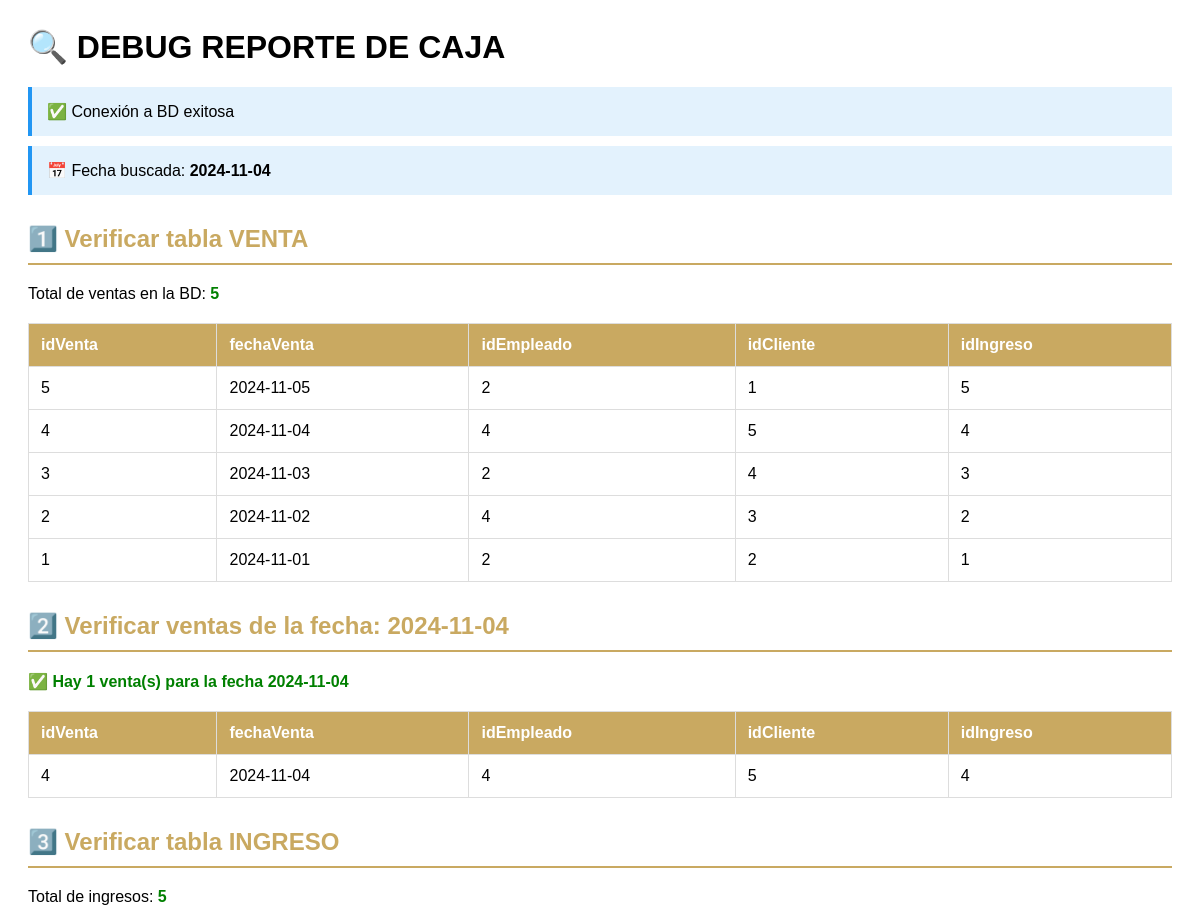
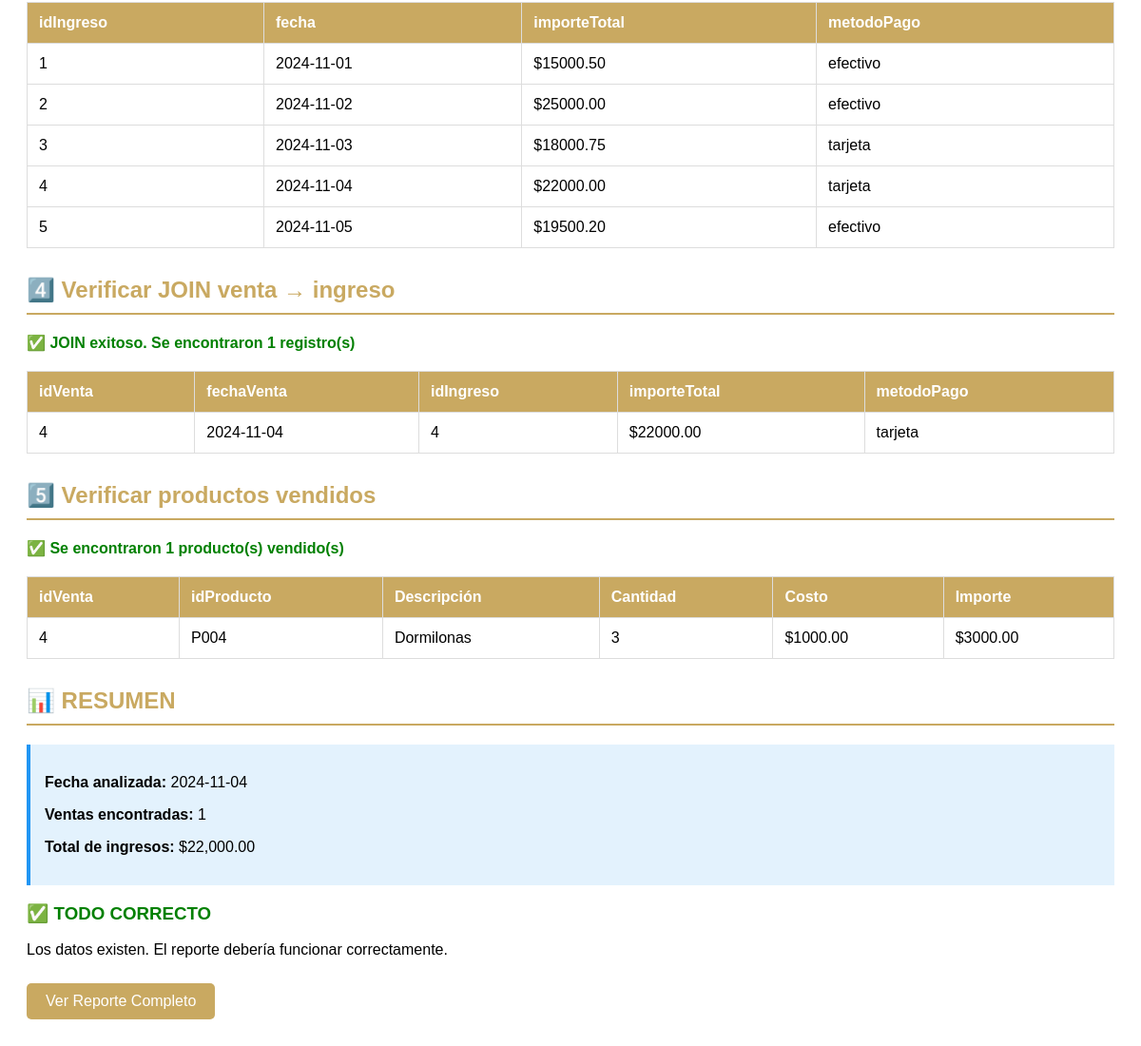
Page /debugReporteCaja.php?fecha=2024-11-04 on the committed database (2 pictures, top to bottom).
### tables this page shows
CREATE TABLE `venta` (
  `idVenta` int(11) NOT NULL AUTO_INCREMENT,
  `fechaVenta` date DEFAULT NULL,
  `idEmpleado` int(11) DEFAULT NULL,
  `idCliente` int(11) DEFAULT NULL,
  `idIngreso` int(11) DEFAULT NULL,
  PRIMARY KEY (`idVenta`),
  KEY `idEmpleado` (`idEmpleado`),
  KEY `idCliente` (`idCliente`),
  KEY `idIngreso` (`idIngreso`),
  CONSTRAINT `venta_ibfk_1` FOREIGN KEY (`idEmpleado`) REFERENCES `empleado` (`idEmpleado`) ON DELETE CASCADE ON UPDATE CASCADE,
  CONSTRAINT `venta_ibfk_2` FOREIGN KEY (`idCliente`) REFERENCES `cliente` (`idCliente`) ON DELETE CASCADE ON UPDATE CASCADE,
  CONSTRAINT `venta_ibfk_3` FOREIGN KEY (`idIngreso`) REFERENCES `ingreso` (`idIngreso`) ON DELETE CASCADE ON UPDATE CASCADE
);

CREATE TABLE `ingreso` (
  `idIngreso` int(11) NOT NULL AUTO_INCREMENT,
  `fecha` date NOT NULL,
  `importeTotal` decimal(10,2) NOT NULL,
  `metodoPago` enum('efectivo','tarjeta') NOT NULL,
  PRIMARY KEY (`idIngreso`)
);

CREATE TABLE `productoventa` (
  `idProductoVenta` bigint(20) NOT NULL AUTO_INCREMENT,
  `idVenta` int(11) DEFAULT NULL,
  `idProducto` varchar(20) DEFAULT NULL,
  `costo` decimal(8,2) NOT NULL,
  `cantidad` int(11) NOT NULL,
  `importe` decimal(8,2) DEFAULT NULL,
  PRIMARY KEY (`idProductoVenta`),
  KEY `idVenta` (`idVenta`),
  KEY `idProducto` (`idProducto`),
  CONSTRAINT `productoventa_ibfk_1` FOREIGN KEY (`idVenta`) REFERENCES `venta` (`idVenta`) ON DELETE CASCADE ON UPDATE CASCADE,
  CONSTRAINT `productoventa_ibfk_2` FOREIGN KEY (`idProducto`) REFERENCES `producto` (`idProducto`) ON DELETE CASCADE ON UPDATE CASCADE
);

CREATE TABLE `producto` (
  `idProducto` varchar(20) NOT NULL,
  `idCategoria` int(11) DEFAULT NULL,
  `rfcProveedor` varchar(13) DEFAULT NULL,
  `stock` int(11) NOT NULL,
  `kilataje` enum('8K','10K','14K','18k') DEFAULT NULL,
  `descripcion` varchar(100) DEFAULT NULL,
  `precioCompra` decimal(8,2) DEFAULT NULL,
  `precioUnitario` decimal(8,2) DEFAULT NULL,
  `gramos` decimal(5,2) DEFAULT NULL,
  PRIMARY KEY (`idProducto`),
  KEY `idCategoria` (`idCategoria`),
  KEY `rfcProveedor` (`rfcProveedor`),
  CONSTRAINT `producto_ibfk_1` FOREIGN KEY (`idCategoria`) REFERENCES `categoria` (`idCategoria`) ON DELETE SET NULL ON UPDATE CASCADE,
  CONSTRAINT `producto_ibfk_2` FOREIGN KEY (`rfcProveedor`) REFERENCES `proveedor` (`rfc`) ON DELETE SET NULL ON UPDATE CASCADE
);

### debugReporteCaja.php (the view, shortened to what this page needs)
<?php
echo "<h1>🔍 DEBUG REPORTE DE CAJA</h1>";
try {
    $pdo = ConexionDB::setConnection();
    echo "<div class='info'>✅ Conexión a BD exitosa</div>";
    $fecha = isset($_GET['fecha']) ? $_GET['fecha'] : date('Y-m-d');
    echo "<div class='info'>📅 Fecha buscada: <strong>$fecha</strong></div>";
    echo "<h2>1️⃣ Verificar tabla VENTA</h2>";
    $stmt = $pdo->query("SELECT COUNT(*) as total FROM venta");
    $totalVentas = $stmt->fetch(PDO::FETCH_ASSOC)['total'];
    echo "<p>Total de ventas en la BD: <span class='success'>$totalVentas</span></p>";
    if ($totalVentas == 0) {
        echo "<p class='error'>❌ NO HAY VENTAS EN LA BASE DE DATOS</p>";
        echo "<p>Necesitas insertar datos de prueba. ¿Quieres que te genere un INSERT?</p>";
    } else {
        $stmt = $pdo->query("SELECT * FROM venta ORDER BY fechaVenta DESC LIMIT 10");
        $ventas = $stmt->fetchAll(PDO::FETCH_ASSOC);
        echo "<table>";
        echo "<thead><tr><th>idVenta</th><th>fechaVenta</th><th>idEmpleado</th><th>idCliente</th><th>idIngreso</th></tr></thead>";
        echo "<tbody>";
        foreach ($ventas as $v) {
            echo "<tr>";
            echo "<td>{$v['idVenta']}</td>";
            echo "<td>{$v['fechaVenta']}</td>";
            echo "<td>{$v['idEmpleado']}</td>";
            echo "<td>{$v['idCliente']}</td>";
            echo "<td>{$v['idIngreso']}</td>";
            echo "</tr>";
        }
        echo "</tbody></table>";
    }
    echo "<h2>2️⃣ Verificar ventas de la fecha: $fecha</h2>";
    $stmt = $pdo->prepare("SELECT COUNT(*) as total FROM venta WHERE DATE(fechaVenta) = ?");
    $stmt->execute([$fecha]);
    $ventasFecha = $stmt->fetch(PDO::FETCH_ASSOC)['total'];
    if ($ventasFecha == 0) {
        echo "<p class='error'>❌ NO HAY VENTAS PARA LA FECHA: $fecha</p>";
        $stmt = $pdo->query("SELECT DISTINCT DATE(fechaVenta) as fecha FROM venta ORDER BY fecha DESC");
        $fechasDisponibles = $stmt->fetchAll(PDO::FETCH_COLUMN);
        if (count($fechasDisponibles) > 0) {
            echo "<p>📅 Fechas disponibles con ventas:</p>";
            echo "<ul>";
            foreach ($fechasDisponibles as $f) {
                echo "<li><a href='?fecha=$f'>$f</a></li>";
            }
            echo "</ul>";
        }
    } else {
        echo "<p class='success'>✅ Hay $ventasFecha venta(s) para la fecha $fecha</p>";
        $stmt = $pdo->prepare("
            SELECT
                v.idVenta,
                v.fechaVenta,
                v.idEmpleado,
                v.idCliente,
                v.idIngreso
            FROM venta v
            WHERE DATE(v.fechaVenta) = ?
        ");
        $stmt->execute([$fecha]);
        $ventas = $stmt->fetchAll(PDO::FETCH_ASSOC);
        echo "<table>";
        echo "<thead><tr><th>idVenta</th><th>fechaVenta</th><th>idEmpleado</th><th>idCliente</th><th>idIngreso</th></tr></thead>";
        echo "<tbody>";
        foreach ($ventas as $v) {
            echo "<tr>";
            echo "<td>{$v['idVenta']}</td>";
            echo "<td>{$v['fechaVenta']}</td>";
            echo "<td>{$v['idEmpleado']}</td>";
            echo "<td>{$v['idCliente']}</td>";
            echo "<td>{$v['idIngreso']}</td>";
            echo "</tr>";
        }
        echo "</tbody></table>";
    }
    echo "<h2>3️⃣ Verificar tabla INGRESO</h2>";
    $stmt = $pdo->query("SELECT COUNT(*) as total FROM ingreso");
    $totalIngresos = $stmt->fetch(PDO::FETCH_ASSOC)['total'];
    echo "<p>Total de ingresos: <span class='success'>$totalIngresos</span></p>";
    if ($totalIngresos > 0) {
        $stmt = $pdo->query("SELECT * FROM ingreso LIMIT 10");
        $ingresos = $stmt->fetchAll(PDO::FETCH_ASSOC);
        echo "<table>";
        echo "<thead><tr><th>idIngreso</th><th>fecha</th><th>importeTotal</th><th>metodoPago</th></tr></thead>";
        echo "<tbody>";
        foreach ($ingresos as $i) {
            echo "<tr>";
            echo "<td>{$i['idIngreso']}</td>";
            echo "<td>{$i['fecha']}</td>";
            echo "<td>\${$i['importeTotal']}</td>";
            echo "<td>{$i['metodoPago']}</td>";
            echo "</tr>";
        }
        echo "</tbody></table>";
    }
    echo "<h2>4️⃣ Verificar JOIN venta → ingreso</h2>";
    $stmt = $pdo->prepare("
        SELECT
            v.idVenta,
            v.fechaVenta,
            v.idIngreso,
            i.importeTotal,
            i.metodoPago
        FROM venta v
        INNER JOIN ingreso i ON v.idIngreso = i.idIngreso
        WHERE DATE(v.fechaVenta) = ?
    ");
    $stmt->execute([$fecha]);
    $ventasIngreso = $stmt->fetchAll(PDO::FETCH_ASSOC);
    if (count($ventasIngreso) == 0) {
        echo "<p class='error'>❌ NO HAY DATOS CON EL JOIN venta-ingreso para la fecha $fecha</p>";
        echo "<p>Posibles causas:</p>";
        echo "<ul>";
        echo "<li>Las ventas no tienen idIngreso asignado (NULL)</li>";
        echo "<li>Los idIngreso en venta no existen en la tabla ingreso</li>";
        echo "</ul>";
    } else {
        echo "<p class='success'>✅ JOIN exitoso. Se encontraron " . count($ventasIngreso) . " registro(s)</p>";
        echo "<table>";
        echo "<thead><tr><th>idVenta</th><th>fechaVenta</th><th>idIngreso</th><th>importeTotal</th><th>metodoPago</th></tr></thead>";
        echo "<tbody>";
        foreach ($ventasIngreso as $vi) {
            echo "<tr>";
            echo "<td>{$vi['idVenta']}</td>";
            echo "<td>{$vi['fechaVenta']}</td>";
            echo "<td>{$vi['idIngreso']}</td>";
            echo "<td>\${$vi['importeTotal']}</td>";
            echo "<td>{$vi['metodoPago']}</td>";
            echo "</tr>";
        }
        echo "</tbody></table>";
    }
    echo "<h2>5️⃣ Verificar productos vendidos</h2>";
    $stmt = $pdo->prepare("
        SELECT
            pv.*,
            p.descripcion
        FROM productoventa pv
        INNER JOIN venta v ON pv.idVenta = v.idVenta
        INNER JOIN producto p ON pv.idProducto = p.idProducto
        WHERE DATE(v.fechaVenta) = ?
    ");
    $stmt->execute([$fecha]);
    $productos = $stmt->fetchAll(PDO::FETCH_ASSOC);
    if (count($productos) == 0) {
        echo "<p class='error'>❌ NO HAY PRODUCTOS VENDIDOS para la fecha $fecha</p>";
    } else {
        echo "<p class='success'>✅ Se encontraron " . count($productos) . " producto(s) vendido(s)</p>";
        echo "<table>";
        echo "<thead><tr><th>idVenta</th><th>idProducto</th><th>Descripción</th><th>Cantidad</th><th>Costo</th><th>Importe</th></tr></thead>";
        echo "<tbody>";
        foreach ($productos as $p) {
            echo "<tr>";
            echo "<td>{$p['idVenta']}</td>";
            echo "<td>{$p['idProducto']}</td>";
            echo "<td>{$p['descripcion']}</td>";
            echo "<td>{$p['cantidad']}</td>";
            echo "<td>\${$p['costo']}</td>";
            echo "<td>\${$p['importe']}</td>";
            echo "</tr>";
        }
        echo "</tbody></table>";
    }
    echo "<h2>📊 RESUMEN</h2>";
    $stmt = $pdo->prepare("
        SELECT
            COUNT(v.idVenta) as totalVentas,
            COALESCE(SUM(i.importeTotal), 0) as totalIngresos
        FROM venta v
        INNER JOIN ingreso i ON v.idIngreso = i.idIngreso
        WHERE DATE(v.fechaVenta) = ?
    ");
    $stmt->execute([$fecha]);
    $resumen = $stmt->fetch(PDO::FETCH_ASSOC);
    echo "<div class='info'>";
    echo "<p><strong>Fecha analizada:</strong> $fecha</p>";
    echo "<p><strong>Ventas encontradas:</strong> {$resumen['totalVentas']}</p>";
    echo "<p><strong>Total de ingresos:</strong> \$" . number_format($resumen['totalIngresos'], 2) . "</p>";
    echo "</div>";
    if ($resumen['totalVentas'] == 0) {
        echo "<h3 style='color: red;'>⚠️ CONCLUSIÓN</h3>";
        echo "<p>No hay datos para mostrar en el reporte porque:</p>";
        echo "<ol>";
        echo "<li>No hay ventas registradas para la fecha <strong>$fecha</strong></li>";
        echo "<li>Prueba con otra fecha usando: <code>?fecha=2024-11-01</code></li>";
        echo "</ol>";
    } else {
        echo "<h3 style='color: green;'>✅ TODO CORRECTO</h3>";
        echo "<p>Los datos existen. El reporte debería funcionar correctamente.</p>";
        echo "<p><a href='reporteCaja.php?fecha=$fecha' target='_blank' style='padding: 10px 20px; background: #c9a961; color: white; text-decoration: none; border-radius: 5px; display: inline-block; margin-top: 10px;'>Ver Reporte Completo</a></p>";
    }
} catch (PDOException $e) {
    echo "<div style='padding: 20px; background: #ffebee; border-left: 4px solid #f44336; margin: 20px 0;'>";
    echo "<h3 style='color: #f44336;'>❌ Error de Conexión</h3>";
    echo "<p><strong>Mensaje:</strong> " . htmlspecialchars($e->getMessage()) . "</p>";
    echo "</div>";
} catch (Exception $e) {
    echo "<div style='padding: 20px; background: #ffebee; border-left: 4px solid #f44336; margin: 20px 0;'>";
    echo "<h3 style='color: #f44336;'>❌ Error</h3>";
    echo "<p>" . htmlspecialchars($e->getMessage()) . "</p>";
    echo "</div>";
}
?>

### debugReporteCaja.php (style rules this page uses)
h2 { color: #c9a961; border-bottom: 2px solid #c9a961; padding-bottom: 10px; margin-top: 30px; }
table { border-collapse: collapse; width: 100%; margin: 20px 0; }
th, td { border: 1px solid #ddd; padding: 12px; text-align: left; }
th { background: #c9a961; color: white; }
.success { color: green; font-weight: bold; }
.info { background: #e3f2fd; padding: 15px; border-left: 4px solid #2196f3; margin: 10px 0; }

### rows in the picture
venta: idVenta "5", fechaVenta "2024-11-05", idEmpleado "2", idCliente "1", idIngreso "5"
venta: idVenta "4", fechaVenta "2024-11-04", idEmpleado "4", idCliente "5", idIngreso "4", idIngreso.importeTotal "22000.00", idIngreso.metodoPago "tarjeta"
venta: idVenta "3", fechaVenta "2024-11-03", idEmpleado "2", idCliente "4", idIngreso "3"
venta: idVenta "2", fechaVenta "2024-11-02", idEmpleado "4", idCliente "3", idIngreso "2"
venta: idVenta "1", fechaVenta "2024-11-01", idEmpleado "2", idCliente "2", idIngreso "1"
ingreso: idIngreso "1", fecha "2024-11-01", importeTotal "15000.50", metodoPago "efectivo"
ingreso: idIngreso "2", fecha "2024-11-02", importeTotal "25000.00", metodoPago "efectivo"
ingreso: idIngreso "3", fecha "2024-11-03", importeTotal "18000.75", metodoPago "tarjeta"
ingreso: idIngreso "4", fecha "2024-11-04", importeTotal "22000.00", metodoPago "tarjeta"
ingreso: idIngreso "5", fecha "2024-11-05", importeTotal "19500.20", metodoPago "efectivo"
productoventa: idVenta "4", idProducto "P004", idProducto.descripcion "Dormilonas", cantidad "3", costo "1000.00", importe "3000.00"

### other values in the picture
$fecha "2024-11-04"
$totalVentas "5"
$ventasFecha "1"
$totalIngresos "5"
count($ventasIngreso) "1"
count($productos) "1"
$resumen['totalVentas'] "1"
$resumen['totalIngresos'] "22,000.00"
